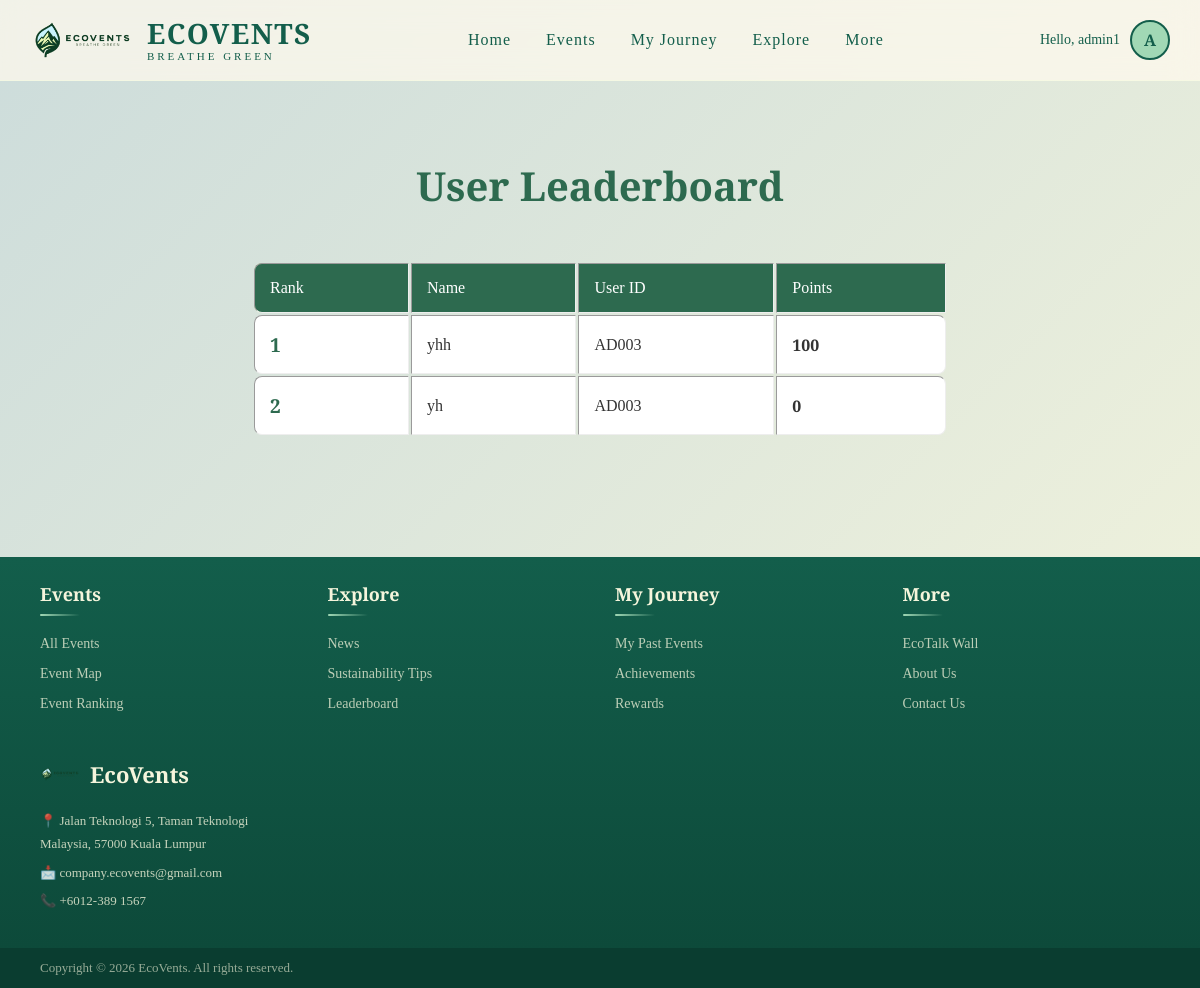
The page /participantPage/leaderB.php (signed in) on the database its author committed.
### tables this page shows
CREATE TABLE `organizer_user` (
  `user_id` int(11) NOT NULL,
  `password` varchar(255) NOT NULL,
  `name` varchar(255) NOT NULL,
  `email` varchar(255) NOT NULL,
  `role` varchar(255) NOT NULL,
  `google_id` varchar(255) DEFAULT NULL,
  `profile_image` int(11) DEFAULT NULL,
  `event_id` int(11) DEFAULT NULL,
  `event_name` varchar(255) DEFAULT NULL,
  `acc_status` varchar(255) NOT NULL,
  `points` int(11) NOT NULL
);

### participantPage/leaderB.php (the view, shortened to what this page needs)
<?php
    include "../guestPage/connect.php";
    $user_id = $_SESSION['user_id'];
    $sql = "SELECT * FROM organizer_user WHERE user_id = $user_id";
    $userResult = mysqli_query($dbConn, $sql);
    if(mysqli_num_rows($userResult) > 0){
        $user = mysqli_fetch_assoc($userResult);
        $name = $user['name'];
        $profile_image = $user['profile_image'];
    } else {
        $name = "User";
        $profile_image = "";
        $display_id = "";
    }
    ?>
<!DOCTYPE html>
<html lang="en">
<head>
<link rel="stylesheet" href="homep.css">
</head>
<body>
<?php include 'particNavigation.php';?>
<section class="leaderboard-section">
    <center>
        <br>
        <h1>User Leaderboard</h1>
        <br>
        <table border="1", style="width:60%">
            <tr bgcolor="#dfffc1">
                <th>Rank</th>
                <th>Name</th>
                <th>User ID</th>
                <th>Points</th>
            </tr>
            <?php
                $sql = "SELECT * FROM organizer_user
                        WHERE role = 'Participant'
                        ORDER BY points DESC";
                $result = mysqli_query($dbConn, $sql);
                $rank = 1;
                while ($rows = mysqli_fetch_array($result)) {
                    echo "<tr>";
                    echo "<td>".$rank."</td>";
                    echo "<td>".$rows['name']."</td>";
                    echo "<td>".$_SESSION['display_id']."</td>";
                    echo "<td>".$rows['points']."</td>";
                    echo "</tr>";
                    $rank++;
                }
            ?>
        </table>
    </center>
</section>
<?php include 'particFooter.php';?>
</body>
</html>

### participantPage/particNavigation.php (shortened to what this page needs)
<nav id="navbar">
    <div class="nav-container">
        <a href="homep.php" class="logo-container">
            <img src="../imagessssss/LOGO.png" class="logo-image">
            <div class="logo-text">
                <span class="brand-name">ECOVENTS</span>
                <span class="tagline">BREATHE GREEN</span>
            </div>
        </a>
        <ul class="nav-links">
            <li><a href="homep.php" class="active">Home</a></li>
            <li class="nav-dropdown">
                <a>Events</a>
            </li>
            <li class="nav-dropdown">
                <a>My Journey</a>
            </li>
            <li class="nav-dropdown">
                <a>Explore</a>
            </li>
            <li class="nav-dropdown">
                <a>More</a>
            </li>
        </ul>
        <div class="nav-profile">
            <a href="profile.php" class="profile-link">
                <span class="profile-greeting">Hello, <?php echo $name; ?></span>
                <div class="profile-avatar">
                    <?php if($profile_image && $profile_image != '0'): ?>
                        <img src="<?php echo $profile_image; ?>" alt="Profile">
                    <?php else: ?>
                        <span><?php echo strtoupper(substr($name, 0, 1)); ?></span>
                    <?php endif; ?>
                </div>
            </a>
        </div>
    </div>
</nav>

### participantPage/homep.css (style rules this page uses)
* { margin: 0; padding: 0; box-sizing: border-box; }
a, button { color: inherit; text-decoration: none; }
:root { --primary-green: #135E4B; --secondary-green: #4CB572; --light-green: #A1D8B5; --lightest-green: #CCDCDB; --cream: #F5F5DC; --transition: all 0.6s cubic-bezier(0.22, 1, 0.36, 1); }
body { font-family: 'Playfair Display', serif; background: linear-gradient(135deg, var(--lightest-green), var(--cream)); color: var(--primary-green); overflow-x: hidden; position: relative; min-height: 900px; }
.leaderboard-section { margin-top: 100px; padding: 40px 20px; margin-bottom: 80px; }
.leaderboard-section h1 { color: #2d6a4f; font-size: 40px; margin-bottom: 30px; }
.leaderboard-section table { width: 60%; border: none; }
.leaderboard-section table th { background-color: #2d6a4f; color: white; padding: 15px; font-weight: 500; text-align: left; }
.leaderboard-section table th:first-child { border-radius: 8px 0 0 8px; }
.leaderboard-section table td { background: white; padding: 15px; color: #333; }
.leaderboard-section table tr td:first-child { border-radius: 8px 0 0 8px; font-weight: bold; color: #2d6a4f; font-size: 19.2px; }
.leaderboard-section table tr td:last-child { border-radius: 0 8px 8px 0; font-weight: bold; }
nav { position: fixed; top: 0px; left: 0; width: 100%; background: rgba(255,250,238,0.73); backdrop-filter: blur(14px); border-bottom: 1px solid rgba(244,254,219,0.4); z-index: 1000; }
.nav-container { max-width: 1400px; margin: 0 auto; padding: 0 30px; height: 80px; display: flex; justify-content: space-between; align-items: center; }
.logo-container { display: flex; align-items: center; gap: 12px; text-decoration: none; }
.logo-image { height: 55px; }
.logo-text { display: flex; flex-direction: column; align-items: flex-start; justify-content: center; line-height: 1; }
.logo-text .brand-name { font-size: 28px; font-weight: 800; font-family: 'Playfair Display', serif; color: var(--primary-green); letter-spacing: 1.5px; }
.logo-text .tagline { margin-top: 4px; font-size: 11px; font-weight: 500; font-family: 'Playfair Display', serif; color: var(--primary-green); letter-spacing: 3px; }
.nav-links { display: flex; list-style: none; gap: 35px; align-items: center; }
.nav-links a { text-decoration: none; color: var(--primary-green); font-weight: 500; letter-spacing: 1px; position: relative; cursor: pointer; display: block; padding: 8px 0; }
.nav-dropdown { position:relative; }
.nav-profile { display: flex; align-items: center; }
.profile-link { display: flex; align-items: center; gap: 10px; text-decoration: none; color: var(--primary-green); }
.profile-greeting { font-family: 'Tinos', serif; font-size: 14px; font-weight: 500; }
.profile-avatar { width: 40px; height: 40px; border-radius: 50%; background: var(--light-green); display: flex; align-items: center; justify-content: center; overflow: hidden; border: 2px solid var(--primary-green); }
.profile-avatar span { font-family: 'Playfair Display', serif; font-size: 16px; font-weight: 700; color: var(--primary-green); }

### participantPage/leaderB.php (style rules this page uses)
body { min-height: 100vh; display: flex; flex-direction: column; }
td { font-family: 'Tinos', serif; }

### rows shown on the page
organizer_user: name "admin1", name "A"
organizer_user: name "yhh", points "100"
organizer_user: name "yh", points "0"
